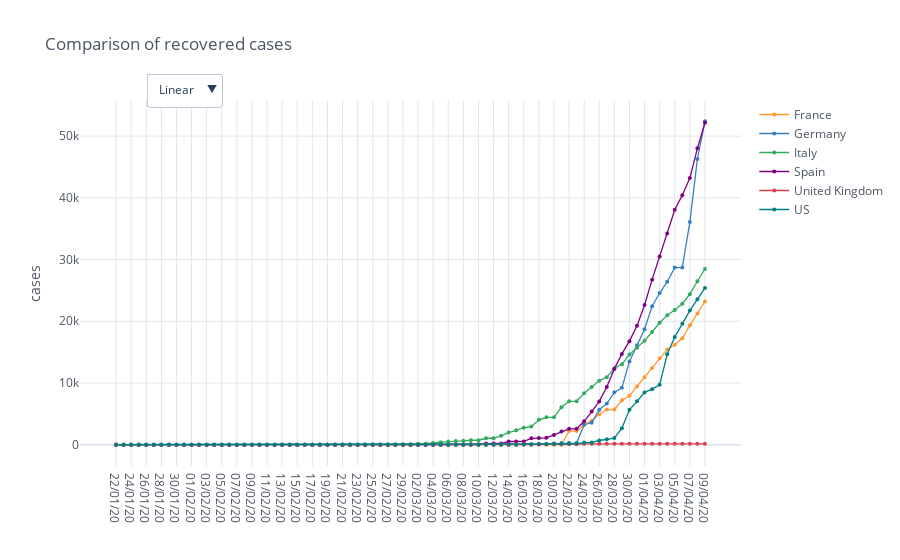

The notebook cell saved with this chart:
### Code cell
recovered_cases_countries = io.world_load_cases(io.get_filename_recovered_cases(), countries)

recovered_fig = mp.iplot_comparative_plot(recovered_cases_countries, title='Comparison of recovered cases')
recovered_fig.show()

### Figure 1 — Plotly figure (JSON) as saved in the notebook; plotly's stock layout.template omitted (floating-point values rounded to 4 significant figures)
{"data": [{"line": {"color": "rgba(255, 153, 51, 1.0)", "dash": "solid", "shape": "linear", "width": 1.3}, "marker": {"size": 4, "symbol": "circle"}, "mode": "lines+markers", "name": "France", "text": "", "type": "scatter", "x": ["22/01/20", "23/01/20", "24/01/20", "25/01/20", "26/01/20", "27/01/20", "28/01/20", "29/01/20", "30/01/20", "31/01/20", "01/02/20", "02/02/20", "03/02/20", "04/02/20", "05/02/20", "06/02/20", "07/02/20", "08/02/20", "09/02/20", "10/02/20", "11/02/20", "12/02/20", "13/02/20", "14/02/20", "15/02/20", "16/02/20", "17/02/20", "18/02/20", "19/02/20", "20/02/20", "21/02/20", "22/02/20", "23/02/20", "24/02/20", "25/02/20", "26/02/20", "27/02/20", "28/02/20", "29/02/20", "01/03/20", "02/03/20", "03/03/20", "04/03/20", "05/03/20", "06/03/20", "07/03/20", "08/03/20", "09/03/20", "10/03/20", "11/03/20", "12/03/20", "13/03/20", "14/03/20", "15/03/20", "16/03/20", "17/03/20", "18/03/20", "19/03/20", "20/03/20", "21/03/20", "22/03/20", "23/03/20", "24/03/20", "25/03/20", "26/03/20", "27/03/20", "28/03/20", "29/03/20", "30/03/20", "31/03/20", "01/04/20", "02/04/20", "03/04/20", "04/04/20", "05/04/20", "06/04/20", "07/04/20", "08/04/20", "09/04/20"], "y": [0, 0, 0, 0, 0, 0, 0, 0, 0, 0, 0, 0, 0, 0, 0, 0, 0, 0, 0, 0, 0, 2, 2, 2, 4, 4, 4, 4, 4, 4, 4, 4, 4, 4, 11, 11, 11, 11, 12, 12, 12, 12, 12, 12, 12, 12, 12, 12, 12, 12, 12, 12, 12, 12, 12, 12, 12, 12, 12, 12, 2200, 2200, 3243, 3900, 4948, 5700, 5700, 7202, 7927, 9444, 10934, 12428, 14008, 15438, 16183, 17250, 19337, 21254, 23206]}, {"line": {"color": "rgba(55, 128, 191, 1.0)", "dash": "solid", "shape": "linear", "width": 1.3}, "marker": {"size": 4, "symbol": "circle"}, "mode": "lines+markers", "name": "Germany", "text": "", "type": "scatter", "x": ["22/01/20", "23/01/20", "24/01/20", "25/01/20", "26/01/20", "27/01/20", "28/01/20", "29/01/20", "30/01/20", "31/01/20", "01/02/20", "02/02/20", "03/02/20", "04/02/20", "05/02/20", "06/02/20", "07/02/20", "08/02/20", "09/02/20", "10/02/20", "11/02/20", "12/02/20", "13/02/20", "14/02/20", "15/02/20", "16/02/20", "17/02/20", "18/02/20", "19/02/20", "20/02/20", "21/02/20", "22/02/20", "23/02/20", "24/02/20", "25/02/20", "26/02/20", "27/02/20", "28/02/20", "29/02/20", "01/03/20", "02/03/20", "03/03/20", "04/03/20", "05/03/20", "06/03/20", "07/03/20", "08/03/20", "09/03/20", "10/03/20", "11/03/20", "12/03/20", "13/03/20", "14/03/20", "15/03/20", "16/03/20", "17/03/20", "18/03/20", "19/03/20", "20/03/20", "21/03/20", "22/03/20", "23/03/20", "24/03/20", "25/03/20", "26/03/20", "27/03/20", "28/03/20", "29/03/20", "30/03/20", "31/03/20", "01/04/20", "02/04/20", "03/04/20", "04/04/20", "05/04/20", "06/04/20", "07/04/20", "08/04/20", "09/04/20"], "y": [0, 0, 0, 0, 0, 0, 0, 0, 0, 0, 0, 0, 0, 0, 0, 0, 0, 0, 0, 0, 0, 0, 1, 1, 1, 1, 1, 12, 12, 12, 14, 14, 14, 14, 14, 15, 16, 16, 16, 16, 16, 16, 16, 16, 17, 18, 18, 18, 18, 25, 25, 46, 46, 46, 67, 67, 105, 113, 180, 233, 266, 266, 3243, 3547, 5673, 6658, 8481, 9211, 13500, 16100, 18700, 22440, 24575, 26400, 28700, 28700, 36081, 46300, 52407]}, {"line": {"color": "rgba(50, 171, 96, 1.0)", "dash": "solid", "shape": "linear", "width": 1.3}, "marker": {"size": 4, "symbol": "circle"}, "mode": "lines+markers", "name": "Italy", "text": "", "type": "scatter", "x": ["22/01/20", "23/01/20", "24/01/20", "25/01/20", "26/01/20", "27/01/20", "28/01/20", "29/01/20", "30/01/20", "31/01/20", "01/02/20", "02/02/20", "03/02/20", "04/02/20", "05/02/20", "06/02/20", "07/02/20", "08/02/20", "09/02/20", "10/02/20", "11/02/20", "12/02/20", "13/02/20", "14/02/20", "15/02/20", "16/02/20", "17/02/20", "18/02/20", "19/02/20", "20/02/20", "21/02/20", "22/02/20", "23/02/20", "24/02/20", "25/02/20", "26/02/20", "27/02/20", "28/02/20", "29/02/20", "01/03/20", "02/03/20", "03/03/20", "04/03/20", "05/03/20", "06/03/20", "07/03/20", "08/03/20", "09/03/20", "10/03/20", "11/03/20", "12/03/20", "13/03/20", "14/03/20", "15/03/20", "16/03/20", "17/03/20", "18/03/20", "19/03/20", "20/03/20", "21/03/20", "22/03/20", "23/03/20", "24/03/20", "25/03/20", "26/03/20", "27/03/20", "28/03/20", "29/03/20", "30/03/20", "31/03/20", "01/04/20", "02/04/20", "03/04/20", "04/04/20", "05/04/20", "06/04/20", "07/04/20", "08/04/20", "09/04/20"], "y": [0, 0, 0, 0, 0, 0, 0, 0, 0, 0, 0, 0, 0, 0, 0, 0, 0, 0, 0, 0, 0, 0, 0, 0, 0, 0, 0, 0, 0, 0, 0, 1, 2, 1, 1, 3, 45, 46, 46, 83, 149, 160, 276, 414, 523, 589, 622, 724, 724, 1045, 1045, 1439, 1966, 2335, 2749, 2941, 4025, 4440, 4440, 6072, 7024, 7024, 8326, 9362, 10361, 10950, 12384, 13030, 14620, 15729, 16847, 18278, 19758, 20996, 21815, 22837, 24392, 26491, 28470]}, {"line": {"color": "rgba(128, 0, 128, 1.0)", "dash": "solid", "shape": "linear", "width": 1.3}, "marker": {"size": 4, "symbol": "circle"}, "mode": "lines+markers", "name": "Spain", "text": "", "type": "scatter", "x": ["22/01/20", "23/01/20", "24/01/20", "25/01/20", "26/01/20", "27/01/20", "28/01/20", "29/01/20", "30/01/20", "31/01/20", "01/02/20", "02/02/20", "03/02/20", "04/02/20", "05/02/20", "06/02/20", "07/02/20", "08/02/20", "09/02/20", "10/02/20", "11/02/20", "12/02/20", "13/02/20", "14/02/20", "15/02/20", "16/02/20", "17/02/20", "18/02/20", "19/02/20", "20/02/20", "21/02/20", "22/02/20", "23/02/20", "24/02/20", "25/02/20", "26/02/20", "27/02/20", "28/02/20", "29/02/20", "01/03/20", "02/03/20", "03/03/20", "04/03/20", "05/03/20", "06/03/20", "07/03/20", "08/03/20", "09/03/20", "10/03/20", "11/03/20", "12/03/20", "13/03/20", "14/03/20", "15/03/20", "16/03/20", "17/03/20", "18/03/20", "19/03/20", "20/03/20", "21/03/20", "22/03/20", "23/03/20", "24/03/20", "25/03/20", "26/03/20", "27/03/20", "28/03/20", "29/03/20", "30/03/20", "31/03/20", "01/04/20", "02/04/20", "03/04/20", "04/04/20", "05/04/20", "06/04/20", "07/04/20", "08/04/20", "09/04/20"], "y": [0, 0, 0, 0, 0, 0, 0, 0, 0, 0, 0, 0, 0, 0, 0, 0, 0, 0, 0, 0, 0, 0, 0, 0, 2, 2, 2, 2, 2, 2, 2, 2, 2, 2, 2, 2, 2, 2, 2, 2, 2, 2, 2, 2, 2, 30, 30, 32, 32, 183, 183, 193, 517, 517, 530, 1028, 1081, 1107, 1588, 2125, 2575, 2575, 3794, 5367, 7015, 9357, 12285, 14709, 16780, 19259, 22647, 26743, 30513, 34219, 38080, 40437, 43208, 48021, 52165]}, {"line": {"color": "rgba(219, 64, 82, 1.0)", "dash": "solid", "shape": "linear", "width": 1.3}, "marker": {"size": 4, "symbol": "circle"}, "mode": "lines+markers", "name": "United Kingdom", "text": "", "type": "scatter", "x": ["22/01/20", "23/01/20", "24/01/20", "25/01/20", "26/01/20", "27/01/20", "28/01/20", "29/01/20", "30/01/20", "31/01/20", "01/02/20", "02/02/20", "03/02/20", "04/02/20", "05/02/20", "06/02/20", "07/02/20", "08/02/20", "09/02/20", "10/02/20", "11/02/20", "12/02/20", "13/02/20", "14/02/20", "15/02/20", "16/02/20", "17/02/20", "18/02/20", "19/02/20", "20/02/20", "21/02/20", "22/02/20", "23/02/20", "24/02/20", "25/02/20", "26/02/20", "27/02/20", "28/02/20", "29/02/20", "01/03/20", "02/03/20", "03/03/20", "04/03/20", "05/03/20", "06/03/20", "07/03/20", "08/03/20", "09/03/20", "10/03/20", "11/03/20", "12/03/20", "13/03/20", "14/03/20", "15/03/20", "16/03/20", "17/03/20", "18/03/20", "19/03/20", "20/03/20", "21/03/20", "22/03/20", "23/03/20", "24/03/20", "25/03/20", "26/03/20", "27/03/20", "28/03/20", "29/03/20", "30/03/20", "31/03/20", "01/04/20", "02/04/20", "03/04/20", "04/04/20", "05/04/20", "06/04/20", "07/04/20", "08/04/20", "09/04/20"], "y": [0, 0, 0, 0, 0, 0, 0, 0, 0, 0, 0, 0, 0, 0, 0, 0, 0, 0, 0, 0, 0, 1, 1, 1, 1, 8, 8, 8, 8, 8, 8, 8, 8, 8, 8, 8, 8, 8, 8, 8, 8, 8, 8, 8, 8, 18, 18, 18, 18, 18, 18, 18, 18, 18, 20, 52, 65, 65, 65, 65, 65, 65, 135, 135, 135, 135, 135, 135, 135, 135, 135, 135, 135, 135, 135, 135, 135, 135, 135]}, {"line": {"color": "rgba(0, 128, 128, 1.0)", "dash": "solid", "shape": "linear", "width": 1.3}, "marker": {"size": 4, "symbol": "circle"}, "mode": "lines+markers", "name": "US", "text": "", "type": "scatter", "x": ["22/01/20", "23/01/20", "24/01/20", "25/01/20", "26/01/20", "27/01/20", "28/01/20", "29/01/20", "30/01/20", "31/01/20", "01/02/20", "02/02/20", "03/02/20", "04/02/20", "05/02/20", "06/02/20", "07/02/20", "08/02/20", "09/02/20", "10/02/20", "11/02/20", "12/02/20", "13/02/20", "14/02/20", "15/02/20", "16/02/20", "17/02/20", "18/02/20", "19/02/20", "20/02/20", "21/02/20", "22/02/20", "23/02/20", "24/02/20", "25/02/20", "26/02/20", "27/02/20", "28/02/20", "29/02/20", "01/03/20", "02/03/20", "03/03/20", "04/03/20", "05/03/20", "06/03/20", "07/03/20", "08/03/20", "09/03/20", "10/03/20", "11/03/20", "12/03/20", "13/03/20", "14/03/20", "15/03/20", "16/03/20", "17/03/20", "18/03/20", "19/03/20", "20/03/20", "21/03/20", "22/03/20", "23/03/20", "24/03/20", "25/03/20", "26/03/20", "27/03/20", "28/03/20", "29/03/20", "30/03/20", "31/03/20", "01/04/20", "02/04/20", "03/04/20", "04/04/20", "05/04/20", "06/04/20", "07/04/20", "08/04/20", "09/04/20"], "y": [0, 0, 0, 0, 0, 0, 0, 0, 0, 0, 0, 0, 0, 0, 0, 0, 0, 0, 3, 3, 3, 3, 3, 3, 3, 3, 3, 3, 3, 3, 5, 5, 5, 5, 6, 6, 6, 7, 7, 7, 7, 7, 7, 7, 7, 7, 7, 7, 8, 8, 12, 12, 12, 12, 17, 17, 105, 121, 147, 176, 178, 178, 348, 361, 681, 869, 1072, 2665, 5644, 7024, 8474, 9001, 9707, 14652, 17448, 19581, 21763, 23559, 25410]}], "layout": {"legend": {"bgcolor": "#FFFFFF", "font": {"color": "#4D5663"}}, "paper_bgcolor": "#FFFFFF", "plot_bgcolor": "#FFFFFF", "title": {"font": {"color": "#4D5663"}, "text": "Comparison of recovered cases"}, "updatemenus": [{"buttons": [{"args": [{"yaxis.type": "linear"}], "label": "Linear", "method": "relayout"}, {"args": [{"yaxis.type": "log"}], "label": "Log", "method": "relayout"}], "direction": "down", "pad": {"r": 10, "t": 10}, "showactive": true, "x": 0.1, "xanchor": "left", "y": 1.1, "yanchor": "top"}], "xaxis": {"gridcolor": "#E1E5ED", "showgrid": true, "tickfont": {"color": "#4D5663"}, "title": {"font": {"color": "#4D5663"}, "text": ""}, "zerolinecolor": "#E1E5ED"}, "yaxis": {"gridcolor": "#E1E5ED", "showgrid": true, "tickfont": {"color": "#4D5663"}, "title": {"font": {"color": "#4D5663"}, "text": "cases"}, "zerolinecolor": "#E1E5ED"}}}
